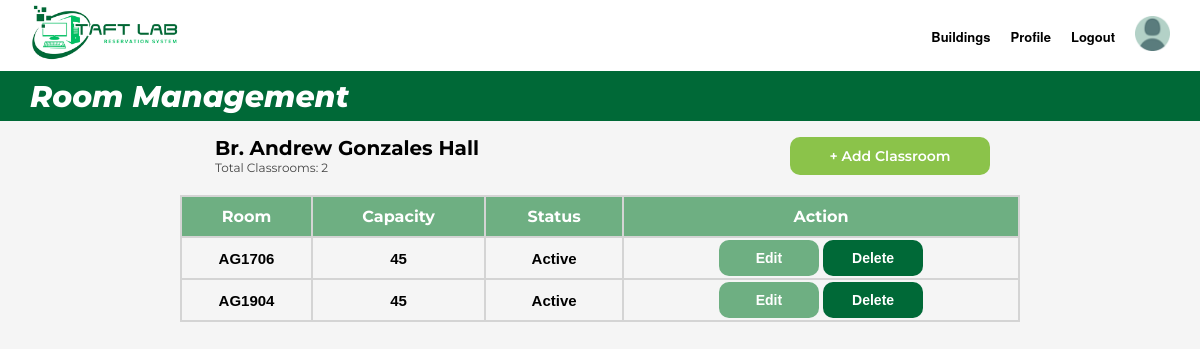
The app's page /Webpages/rm-management.php?type=AG (signed in) with its own data.
### tables this page shows
CREATE TABLE building(
    building_id INT AUTO_INCREMENT PRIMARY KEY,
    building_code VARCHAR(10) NOT NULL,
    building_name VARCHAR(45) NOT NULL
);

CREATE TABLE laboratory(
    lab_id INT AUTO_INCREMENT PRIMARY KEY,
    building_id INT NOT NULL,
    room_code VARCHAR(10) NOT NULL,
    capacity INT NOT NULL, 
    status ENUM('Active', 'Maintenance', 'Closed') NOT NULL DEFAULT 'Active',
    FOREIGN KEY (building_id) REFERENCES building(building_id) ON DELETE RESTRICT ON UPDATE CASCADE,
    UNIQUE(building_id, room_code)
);

### Webpages/rm-management.php (the view, shortened to what this page needs)
<?php
  include "db.php";
  $totalClassrooms = 0;
  if($_SERVER["REQUEST_METHOD"] == "GET")
  {
    $code = $_GET['type'] ?? '';
    $getBuilding = "SELECT * FROM building WHERE building_code = '$code'";
    $resultBuilding = $conn->query($getBuilding);
    $row = $resultBuilding->fetch_assoc();
    $sql = "SELECT * FROM laboratory WHERE room_code LIKE '%$code%' ORDER BY room_code ASC";
    $result = $conn->query($sql);
    $totalClassroom = "SELECT COUNT(*) AS total FROM laboratory WHERE room_code LIKE '%$code%'";
    $result2 = $conn->query($totalClassroom);
    $value = $result2->fetch_assoc();
    $totalClassrooms = $value['total'];
  }
?>
<!DOCTYPE html>
<html lang="en">
<head>
    <link rel="stylesheet" href="homepage-carousel.css">
    <link rel="stylesheet" href="rm-management.css">
</head>
<body>
    <header>
        <div class="logo">
            <img src="images/taftlab-logo.png" alt="TaftLab Logo"/>
        </div>
    <div class="header-right">
      <nav>
        <ul>
          <li><a href="roomManagement.php">Buildings</a></li>
          <li><a href="admin-profile.php">Profile</a></li>
          <li><a href="logout.php">Logout</a></li>
        </ul>
      </nav>
      <div class="profile-icon">
        <img src="images/profile-icon.png" alt="Profile Icon"/>
      </div>
    </div>
  </header>
  <div class="admin-subheader">
    <h2>Room Management</h2>
  </div>
  <div class="header-row">
    <div class="header-left">
        <h1 class="header"><?php echo $row['building_name'] ?? 'Unknown Building'; ?></h1>
        <p class="sub-header-text"><?php echo "Total Classrooms: " . $totalClassrooms; ?></p>
    </div>
    <a href="rm-create.php?type=create-<?php echo $code;?>" class="create">+ Add Classroom</a>
  </div>
  <table>
    <tr class="table-header">
      <th> Room </th>
      <th> Capacity </th>
      <th> Status </th>
      <th> Action </th>
    </tr>
    <?php while($labs = mysqli_fetch_array($result)): ?>
      <tr>
        <td> <?php echo $labs['room_code'] ?> </td>
        <td> <?php echo $labs['capacity'] ?> </td>
        <td> <?php echo $labs['status']; ?> </td>
        <td>
          <form method="GET" action="rm-update.php" style="display:inline">
            <input class="update" type="submit" value="Edit">
          </form>
          <form method="POST" action="rm-delete.php" style="display:inline">
            <input class="delete" type="submit" value="Delete" onclick="return confirm('Are you sure you want to delete this laboratory?');">
          </form>
        </td>
      </tr>
    <?php endwhile;?>
  </table>
</body>
</html>

### Webpages/homepage-carousel.css (style rules this page uses)
*, *::before, *::after { margin: 0; padding: 0; box-sizing: border-box; list-style-type: none; text-decoration: none; }
:root { --primary: #ec994b; --white: #ffffff; --bg: #f5f5f5; }
html { font-size: 62.5%; font-family: "Montserrat", sans-serif; scroll-behavior: smooth; }
body { font-size: 1.6rem; background: var(--bg); overflow-x: hidden; }
header { font-family: 'Helvetica Neue', Arial, sans-serif; display: flex; justify-content: space-between; align-items: center; padding: 3px 30px; background-color: #fff; }
.header-right { display: flex; align-items: center; gap: 20px; }
.logo img { height: 60px; }
.profile-icon img { height: 35px; margin: 0px; }
nav ul { list-style: none; display: flex; gap: 20px; margin: 0; padding: 0; }
nav ul li a { text-decoration: none; color: black; font-size: 13px; font-weight: 550; transition: color 0.3s ease; }

### Webpages/rm-management.css (style rules this page uses)
.admin-subheader { background-color: #006937; height: 50px; display: flex; flex-direction: column; align-items: flex-start; padding: 0 30px; color: white; font-weight: 600; text-align: left; justify-content: center; }
.admin-subheader h2 { color: white; font-size: 3rem; margin: 0; font-weight: 800; font-style: italic; }
.header-row { display: flex; justify-content: space-between; align-items: center; margin: 15px 30px; }
.header-left { display: flex; flex-direction: column; margin-left: 185px; }
.header-left h1 { margin: 0; font-family: 'Montserrat', sans-serif; font-weight: 700; font-size: 2rem; }
.sub-header-text { margin: 0; font-family: 'Montserrat', sans-serif; font-weight: 400; font-size: 1.2rem; color: #444; }
.create { display: inline-block; text-align: center; width: 200px; padding: 10px 20px; background-color: #8BC34A; color: white; border: none; border-radius: 10px; font-size: 1.4rem; font-weight: 600; text-decoration: none; cursor: pointer; transition: all 0.3s ease; margin-right: 180px; }
.delete { display: inline-block; text-align: center; width: 100px; padding: 10px 20px; background-color: #006937; color: white; border: none; border-radius: 10px; font-size: 1.4rem; font-weight: 600; text-decoration: none; cursor: pointer; transition: all 0.3s ease; }
.update { display: inline-block; text-align: center; width: 100px; padding: 10px 20px; background-color: #6eaf82; color: white; border: none; border-radius: 10px; font-size: 1.4rem; font-weight: 600; text-decoration: none; cursor: pointer; transition: all 0.3s ease; }
table { border-collapse: collapse; width: 70%; margin: 20px auto; color: black; }
th { border: 1px solid #ccc; padding: 10px; text-align: center; border: 2px solid #d4d4d4; }
td { border: 1px solid #ccc; padding: 2px 5px; text-align: center; border: 2px solid #d4d4d4; font-size: 15px; font-family: Arial, Helvetica, sans-serif; font-weight: bold; }
.table-header { background-color: #6eaf82; color: white; }

### records on screen
building: building_name "Br. Andrew Gonzales Hall"
laboratory: room_code "AG1706", capacity "45", status "Active"
laboratory: room_code "AG1904", capacity "45", status "Active"

### other values on screen
$totalClassrooms "2"
